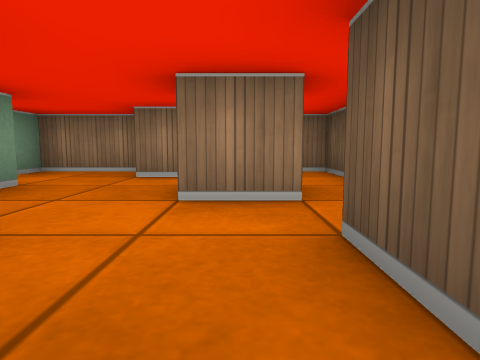
[1] (above)

17 first-person views from a walk through a cub3D level. The camera is about half as high as the walls, tilts 6° down and sees 75° across. The floor is counted in squares. Each view is taken from the middle of a square. On the plan, view 1 faces up. The plan holds only what a view shows up to about 9 squares ahead; the rest is blank.

[2]
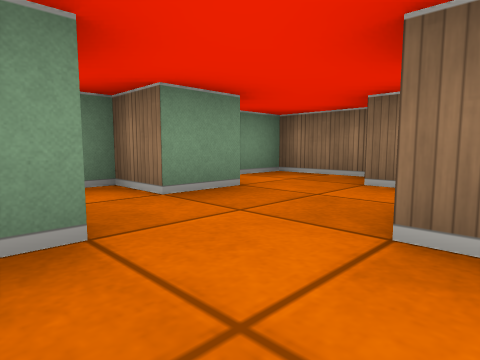

[3]
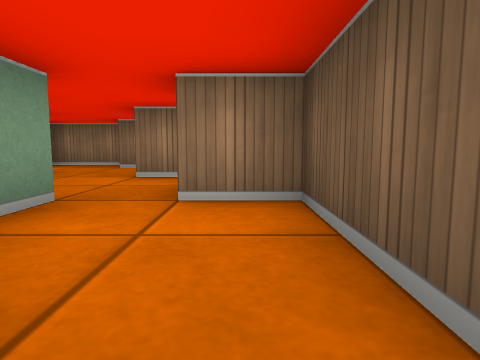

[4]
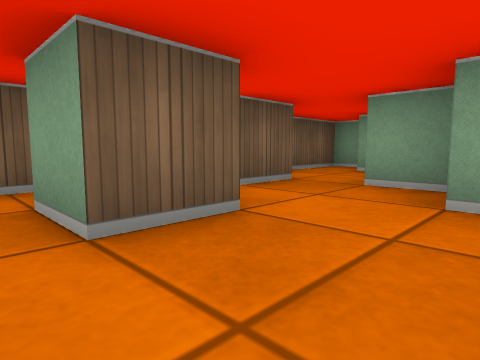

[5]
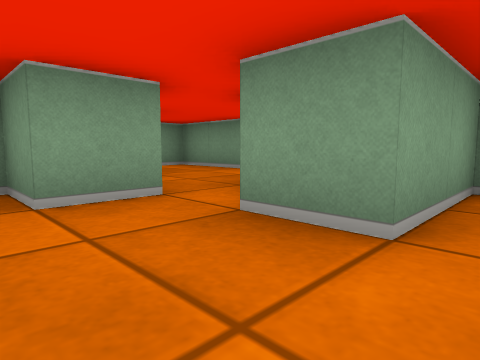

[6]
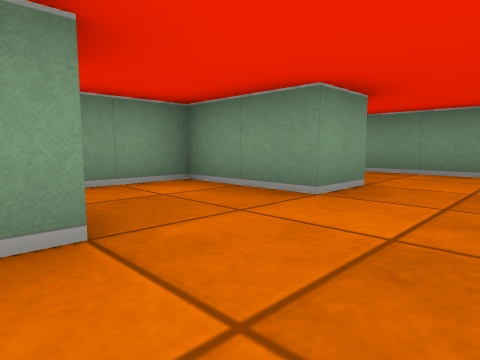

[7]
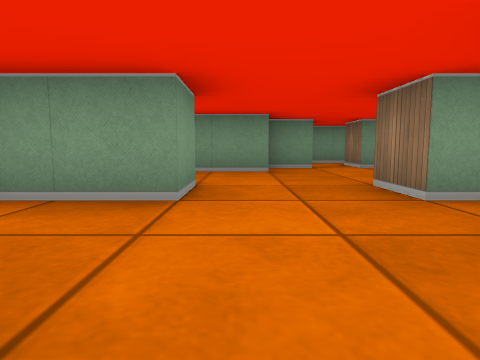

[8]
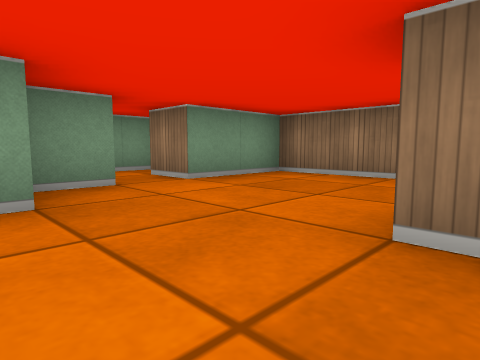

[9]
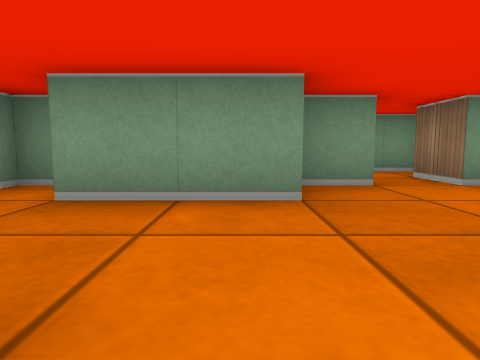

[10]
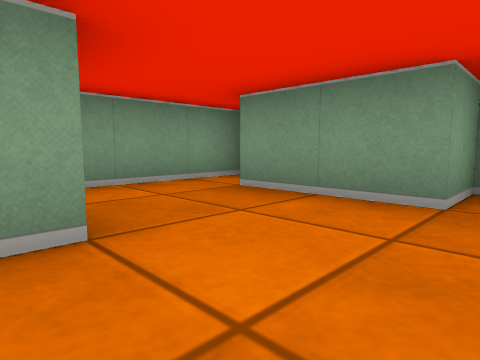

[11]
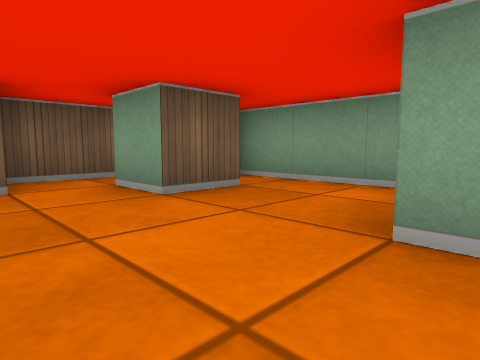

[12]
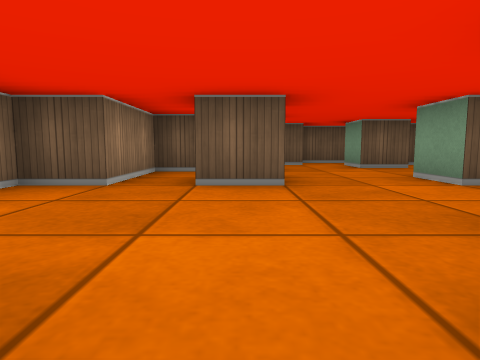

[13]
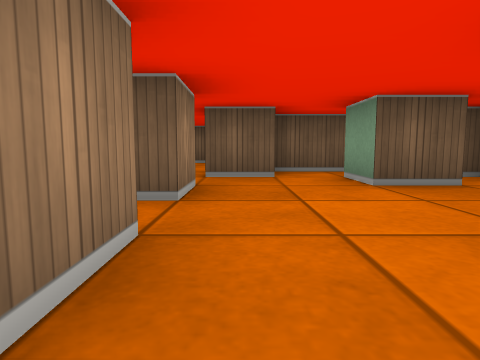

[14]
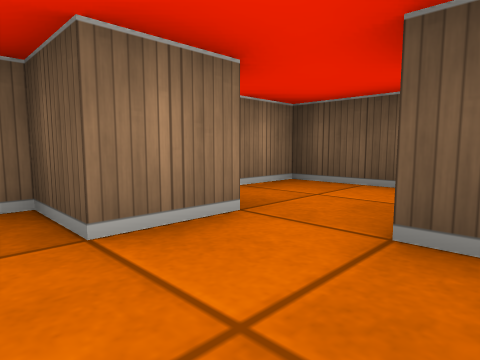

[15]
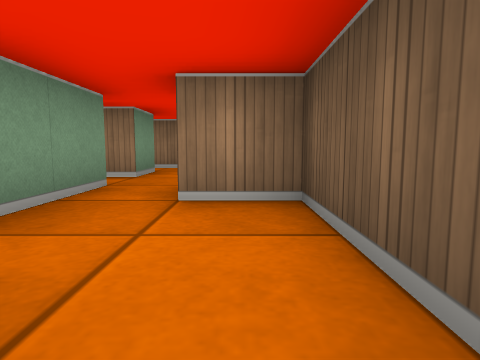

[16]
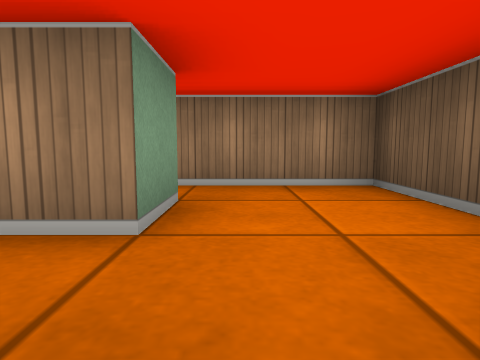

[17]
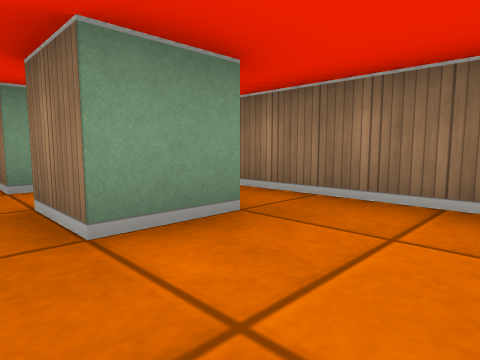

### Floor plan
Ten units are one square. View 1 is at (0, 0); x grows to the right and y downward. Boxes are objects, and circles mark ways between rooms. Rooms are numbered by the first view taken in them; rooms with no view inside come last. Other rooms are left out.
<svg viewBox="-120 -100 140 130">
<path fill="none" stroke="#000" d="M-5 -45 -15 -45 -15 -55 -35 -55 -35 -45M6 -25 -5 -25 -5 -35 5 -35M-25 -15 -15 -15 -15 -5 -5 -5 -5 1M15 -19 15 -55 5 -55M5 -5 5 -15M-45 -35 -25 -35 -25 -25 -35 -25 -35 -21M9 25 15 25 15 -5 5 -5M-25 -4 -25 -15M-55 5 -55 25 -25 25 -25 20M-35 -15 -45 -15 -45 -25M-35 16 -35 5 -25 5M-55 -20 -55 -15M-15 10 -15 -5M-45 -35 -55 -35M-95 -16 -95 -5 -85 -5 -85 15M-66 5 -55 5M-55 -15 -65 -15 -65 -25M-95 20 -95 25 -71 25M-55 -35 -65 -35 -65 -45 -95 -45 -95 -25 -105 -25M-45 -25 -45 -35M-115 -31 -115 -19M-5 -85 -5 -75 -15 -75M15 -79 15 -95 -15 -95M-5 -65 -5 -49M-24 -75 -30 -75"/>
<circle cx="0" cy="0" r="3" fill="#2a7"/>
<circle cx="-30" cy="-20" r="3" fill="#2a7"/>
<circle cx="0" cy="-60" r="3" fill="#2a7"/>
<circle cx="-60" cy="-5" r="3" fill="#2a7"/>
<text x="-10" y="-30">1</text>
<text x="10" y="10">2</text>
<text x="-40" y="0">3</text>
<text x="-80" y="-10">4</text>
<text x="0" y="-80">5</text>
</svg>
Room 1 opens to room 2. Room 1 opens to room 3. Room 1 opens to room 5. Room 3 opens to room 4.

Where each view was taken, in squares from view 1:
view 1: 0 up, 0 right, facing up
view 2: 1 up, 0 right, facing up-left
view 3: 2 down, 1 right, facing up
view 4: 4 up, 2 left, facing down-right
view 5: 4 up, 1 left, facing down-left
view 6: 1 up, 3 left, facing down-left
view 7: 0 up, 3 left, facing left
view 8: 0 up, 6 left, facing up-left
view 9: 0 up, 6 left, facing left
view 10: 1 up, 6 left, facing down-left
view 11: 1 up, 6 left, facing down-right
view 12: 2 up, 10 left, facing right
view 13: 1 up, 7 left, facing right
view 14: 3 up, 2 left, facing up-right
view 15: 3 up, 1 right, facing up
view 16: 6 up, 0 right, facing up
view 17: 7 up, 1 right, facing up-left
